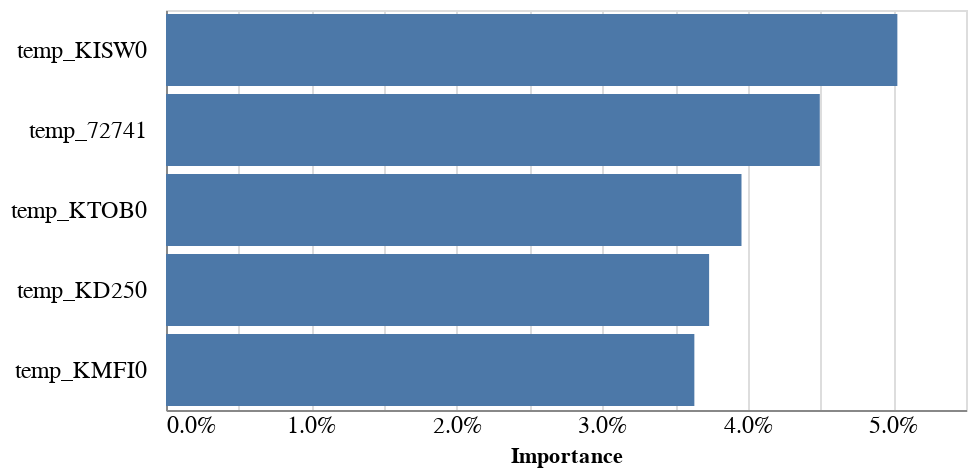

The code cell stored with this chart in its notebook:
### Code cell
import altair as alt
alt.Chart(feature_importance_df[:5]).mark_bar().encode(
    x=alt.X('Importance:Q', axis=alt.Axis(format="%", tickSize=0, labelFontSize=12)),
    y=alt.Y(
        'Feature:N', sort=list(feature_importance_df[:5].Feature), title="",
        axis=alt.Axis(tickSize=0, labelFontSize=12, labelPadding=10)),
).properties(
    height=200
)

### Figure 1 — Vega-Lite specification as saved in the notebook (floating-point values rounded to 4 significant figures)
{"config": {"view": {"continuousWidth": 400, "continuousHeight": 300}}, "data": {"name": "data-bde6ef9388f35df48179fda51e0d43d2"}, "mark": "bar", "encoding": {"x": {"axis": {"format": "%", "labelFontSize": 12, "tickSize": 0}, "field": "Importance", "type": "quantitative"}, "y": {"axis": {"labelFontSize": 12, "labelPadding": 10, "tickSize": 0}, "field": "Feature", "sort": ["temp_KISW0", "temp_72741", "temp_KTOB0", "temp_KD250", "temp_KMFI0"], "title": "", "type": "nominal"}}, "height": 200, "$schema": "https://vega.github.io/schema/vega-lite/v4.17.0.json", "datasets": {"data-bde6ef9388f35df48179fda51e0d43d2": [{"Feature": "temp_KISW0", "Importance": 0.05028}, {"Feature": "temp_72741", "Importance": 0.04495}, {"Feature": "temp_KTOB0", "Importance": 0.03957}, {"Feature": "temp_KD250", "Importance": 0.03734}, {"Feature": "temp_KMFI0", "Importance": 0.03632}]}}
